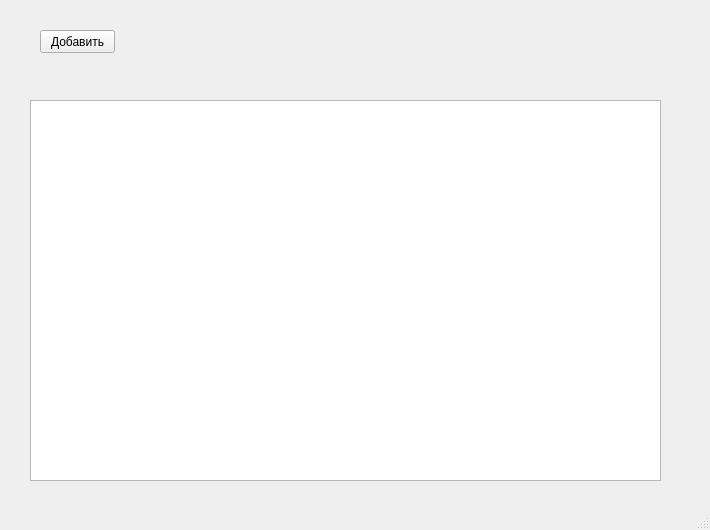
<?xml version="1.0" encoding="UTF-8"?>
<ui version="4.0">
 <class>MainWindow</class>
 <widget class="QMainWindow" name="MainWindow">
  <property name="geometry">
   <rect>
    <x>0</x>
    <y>0</y>
    <width>710</width>
    <height>530</height>
   </rect>
  </property>
  <property name="windowTitle">
   <string>MainWindow</string>
  </property>
  <widget class="QWidget" name="centralwidget">
   <widget class="QTableWidget" name="tableWidget">
    <property name="geometry">
     <rect>
      <x>30</x>
      <y>100</y>
      <width>631</width>
      <height>381</height>
     </rect>
    </property>
   </widget>
   <widget class="QPushButton" name="pushButton">
    <property name="geometry">
     <rect>
      <x>40</x>
      <y>30</y>
      <width>75</width>
      <height>23</height>
     </rect>
    </property>
    <property name="text">
     <string>Добавить</string>
    </property>
   </widget>
  </widget>
  <widget class="QStatusBar" name="statusbar"/>
 </widget>
 <resources/>
 <connections/>
</ui>
